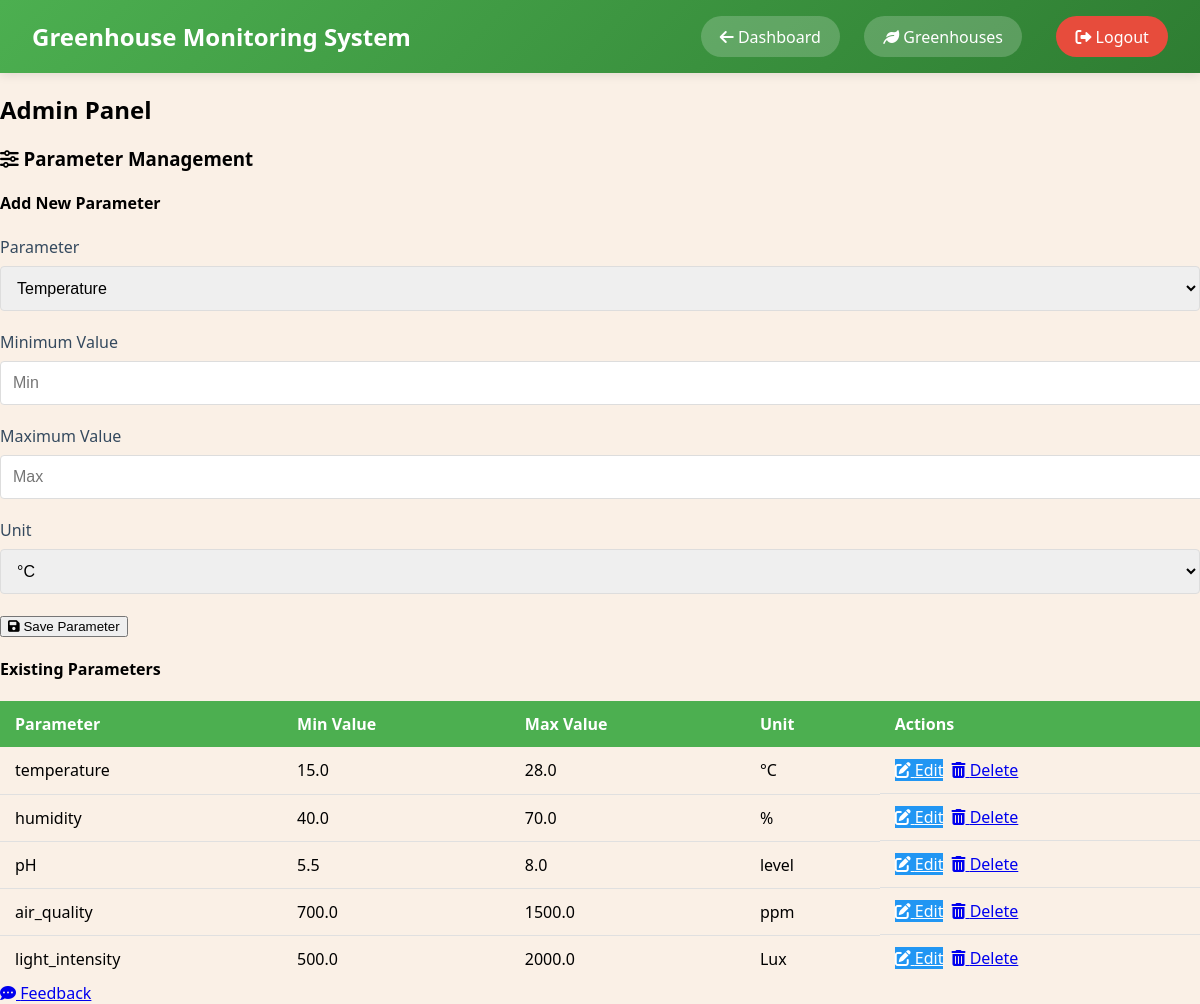
/parameters (signed in), run on the app's committed database.
### app/models.py (models this page shows)
class SensorParameter(db.Model):
    __tablename__='sensor_parameter'
    id = db.Column(db.Integer, primary_key=True)
    name = db.Column(db.String(50), unique=True, nullable=False)
    min_value = db.Column(db.Float, nullable=False)
    max_value = db.Column(db.Float, nullable=False)
    unit = db.Column(db.String(15))

### app/admin.py (the view, shortened to what this page needs)
@bp.route('/parameters', methods=['GET', 'POST'])
@login_required
def manage_parameters():
    if current_user.role != 'admin':
        flash('Access denied', 'danger')
        return redirect(url_for('main.dashboard'))
    form = ParameterForm()
    parameters = SensorParameter.query.all()
    return render_template('admin/parameters.html', form=form, parameters=parameters)

### app/forms.py (shortened to what this page needs)
class ParameterForm(FlaskForm):
    name = SelectField('Parameter', choices=[
        ('temperature', 'Temperature'),
        ('humidity', 'Humidity'),
        ('ph', 'pH'),
        ('air_quality', 'Air Quality'),
        ('light', 'Light Intensity')
    ], validators=[DataRequired()])
    min_value = FloatField('Minimum Value', validators=[DataRequired()])
    max_value = FloatField('Maximum Value', validators=[DataRequired()])
    unit = SelectField('Unit', choices=[
        ('°C', '°C'),
        ('%', '%'),
        ('level', 'level'),
        ('ppm', 'ppm'),
        ('lux', 'lux')
    ], validators=[DataRequired()])
    submit = SubmitField('Save')
    def validate_max_value(form, field):
        if field.data <= form.min_value.data:
            raise ValidationError('Maximum value must be greater than minimum value')
    max_value = FloatField('Maximum Value', validators=[
        DataRequired(),
        NumberRange(min=0),
        validate_max_value
    ])

### app/__init__.py (called while the page is built)
def create_app():
    app = Flask(__name__)
    csrf = CSRFProtect(app)
    app.config.from_object('config.Config')
    app.logger = setup_logger('greenhouse')
    db.init_app(app)
    migrate.init_app(app, db)
    login_manager.init_app(app)
    from . import models
    @login_manager.user_loader
    def load_user(user_id):
        return models.User.query.get(int(user_id))
    from .routes import bp as main_bp
    from .auth import bp as auth_bp
    from .admin import bp as admin_bp
    app.register_blueprint(main_bp)
    app.register_blueprint(auth_bp)
    app.register_blueprint(admin_bp)
    with app.app_context():
        from .utils.monitoring import insert_default_optimal_ranges
        insert_default_optimal_ranges()
    csrf.exempt(lambda request: request.method in {'GET', 'HEAD', 'OPTIONS', 'TRACE'})
    return app

### app/models.py (called while the page is built)
    @property
    def is_admin(self):
        return self.role == 'admin'

### app/templates/admin/parameters.html (shortened to what this page needs)
{% extends "base.html" %}
{% block content %}
<nav class="navbar">
    <div class="nav-title">Greenhouse Monitoring System</div>
    <div class="nav-buttons">
        <a href="{{ url_for('main.dashboard') }}" class="nav-button">
            <i class="fas fa-arrow-left"></i> Dashboard
        </a>
        <a href="{{ url_for('main.list_greenhouses') }}" class="nav-button">
            <i class="fas fa-leaf"></i> Greenhouses
        </a>
        <a href="{{ url_for('auth.logout') }}" class="nav-button"
           style="background-color: #e74c3c; margin-left: 10px;">
            <i class="fas fa-sign-out-alt"></i> Logout
        </a>
    </div>
</nav>
<div class="admin-container">
    <nav class="admin-nav">
        <h2>Admin Panel</h2>
    </nav>
    <div class="admin-content">
        <div class="parameter-management-grid">
            <div class="parameter-form-card">
                <h3><i class="fas fa-sliders-h"></i> Parameter Management</h3>
                <h4 class="form-section-title">Add New Parameter</h4>
                <form method="POST">
                    <div class="form-group">
                        {{ form.name.label }}
                        {{ form.name(class="form-control", placeholder="Enter parameter name") }}
                    </div>
                    <div class="form-row">
                        <div class="form-group">
                            {{ form.min_value.label }}
                            {{ form.min_value(class="form-control", placeholder="Min") }}
                        </div>
                        <div class="form-group">
                            {{ form.max_value.label }}
                            {{ form.max_value(class="form-control", placeholder="Max") }}
                        </div>
                        <div class="form-group">
                            {{ form.unit.label }}
                            {{ form.unit(class="form-control", placeholder="Unit") }}
                        </div>
                    </div>
                    <button type="submit" class="btn btn-primary full-width-btn">
                        <i class="fas fa-save"></i> Save Parameter
                    </button>
                </form>
            </div>
            <div class="parameter-table-card">
                <h4 class="table-section-title">Existing Parameters</h4>
                <div class="table-responsive-wrapper">
                    <table class="admin-table">
                        <thead>
                            <tr>
                                <th>Parameter</th>
                                <th>Min Value</th>
                                <th>Max Value</th>
                                <th>Unit</th>
                                <th class="actions-column">Actions</th>
                            </tr>
                        </thead>
                        <tbody>
                            {% for param in parameters %}
                            <tr>
                                <td>{{ param.name }}</td>
                                <td>{{ param.min_value }}</td>
                                <td>{{ param.max_value }}</td>
                                <td>{{ param.unit }}</td>
                                <td class="actions">
                                    <a href="#" class="btn-sm btn-edit">
                                        <i class="fas fa-edit"></i> Edit
                                    </a>
                                    <a href="#" class="btn-sm btn-danger">
                                        <i class="fas fa-trash-alt"></i> Delete
                                    </a>
                                </td>
                            </tr>
                            {% endfor %}
                        </tbody>
                    </table>
                </div>
            </div>
        </div>
    </div>
</div>
{% endblock %}

### app/static/CSS/styles.css (style rules this page uses)
body { background-color: linen; font-family: 'Segoe UI', Tahoma, Geneva, Verdana, sans-serif; margin: 0; padding: 0; min-height: 100vh; }
.navbar { background: linear-gradient(135deg, #4CAF50 0%, #2E7D32 100%); padding: 1rem 2rem; box-shadow: 0 2px 10px rgba(0,0,0,0.1); display: flex; justify-content: space-between; align-items: center; color: white; }
.nav-title { color: white; font-size: 1.5rem; font-weight: 600; }
.nav-buttons { display: flex; gap: 1.5rem; }
.nav-button { background-color: rgba(255,255,255,0.2); color: white; border: none; padding: 0.6rem 1.2rem; border-radius: 25px; cursor: pointer; transition: all 0.3s ease; font-weight: 500; text-decoration: none; }
.form-group { margin-bottom: 1.25rem; }
.form-group label { display: block; margin-bottom: 0.5rem; color: #34495e; font-weight: 500; }
.form-control { width: 100%; padding: 0.75rem; border: 1px solid #ddd; border-radius: 4px; font-size: 1rem; transition: border-color 0.3s ease; }
.form-control { composes: form-control; }
.form-group { margin-bottom: 1.25rem; width: 100%; }
.admin-table { width: 100%; border-collapse: collapse; }
.admin-table th { background-color: #4CAF50; color: white; padding: 12px 15px; text-align: left; }
.admin-table td { padding: 12px 15px; border-bottom: 1px solid #e0e0e0; vertical-align: middle; }
.admin-table tr:last-child td { border-bottom: none; }
.btn-edit { background-color: #2196F3; color: white; }
.actions { display: flex; gap: 0.5rem; }

### data on the page
SensorParameter: name "temperature", min_value "15.0", max_value "28.0", unit "°C"
SensorParameter: name "humidity", min_value "40.0", max_value "70.0", unit "%"
SensorParameter: name "pH", min_value "5.5", max_value "8.0", unit "level"
SensorParameter: name "air_quality", min_value "700.0", max_value "1500.0", unit "ppm"
SensorParameter: name "light_intensity", min_value "500.0", max_value "2000.0", unit "Lux"
